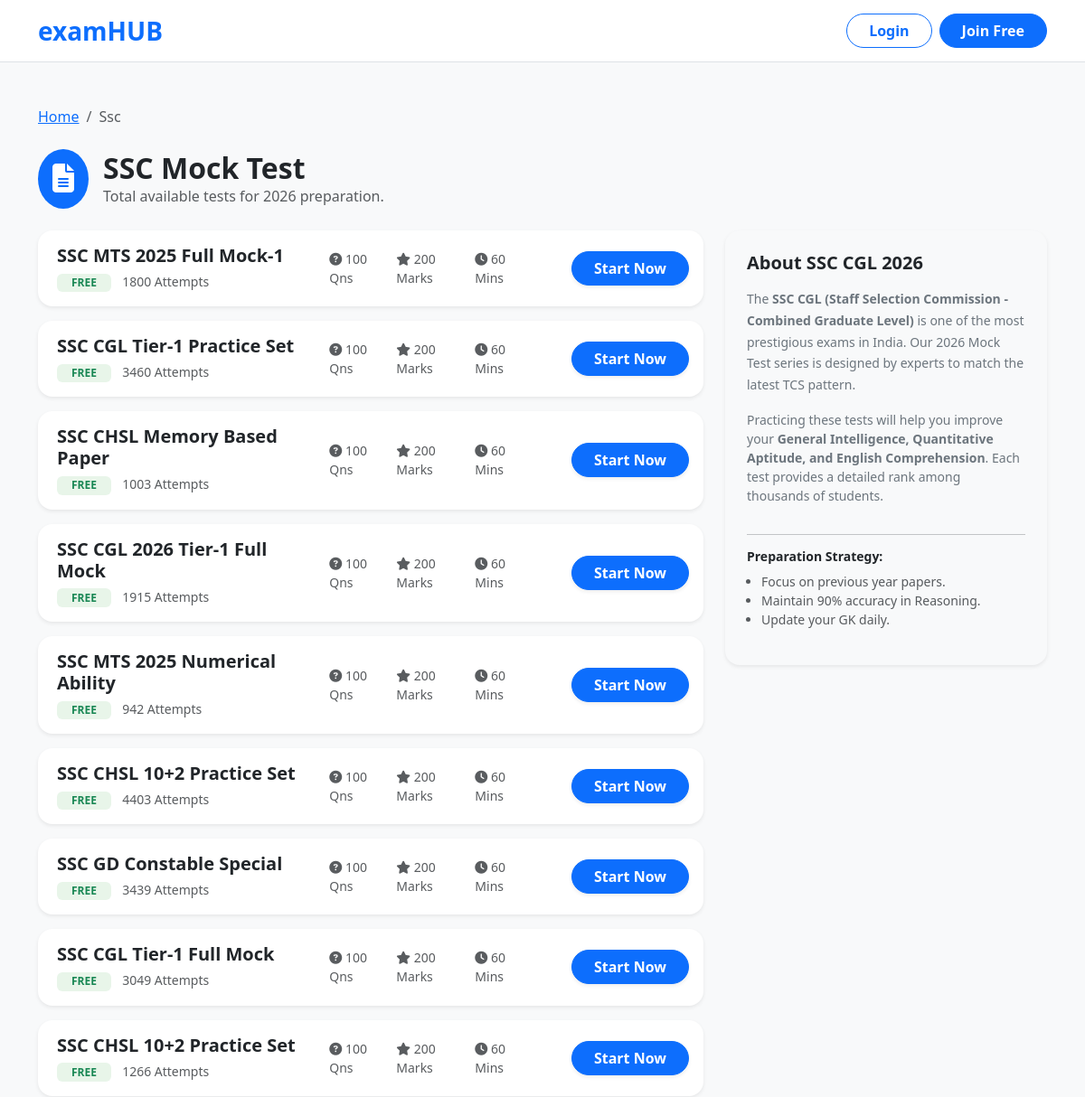
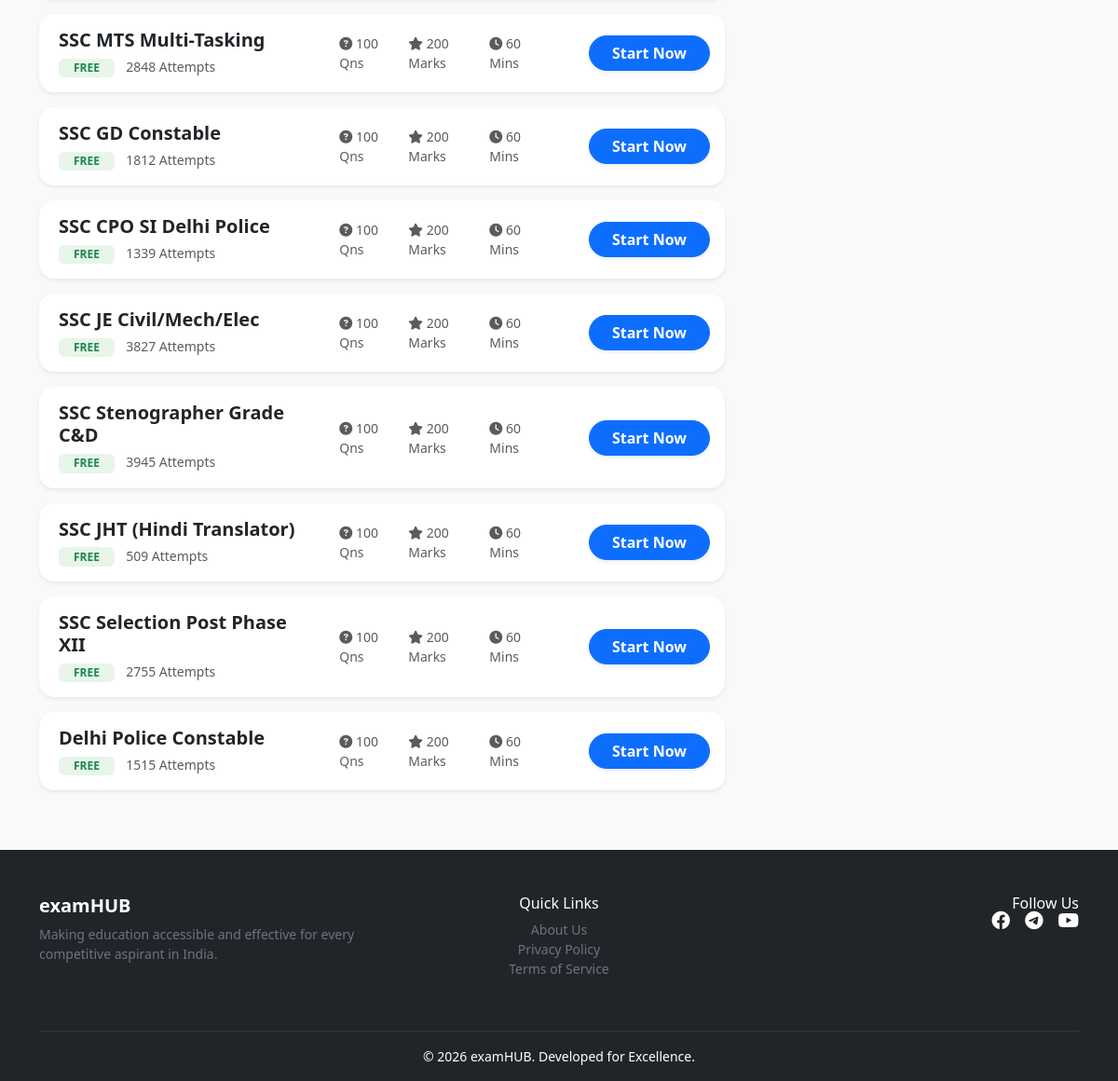
/exam/view-mocks.php?cat=ssc, run on the app's committed database (2 pictures, top to bottom).
### tables this page shows
CREATE TABLE `categories` (
  `id` int(11) NOT NULL,
  `category_name` varchar(255) NOT NULL,
  `category_slug` varchar(255) NOT NULL
);

CREATE TABLE `mocks` (
  `id` int(11) NOT NULL,
  `category_id` int(11) DEFAULT NULL,
  `mock_title` varchar(255) NOT NULL,
  `total_questions` int(11) DEFAULT 100,
  `max_marks` int(11) DEFAULT 100,
  `time_minutes` int(11) DEFAULT 60,
  `attempts_count` int(11) DEFAULT 0,
  `is_new` tinyint(1) DEFAULT 1
);

### exam/view-mocks.php (the view, shortened to what this page needs)
<?php
include_once('../includes/header.php');
include_once('../includes/db_connect.php');
$cat_slug = isset($_GET['cat']) ? mysqli_real_escape_string($conn, $_GET['cat']) : '';
$cat_query = "SELECT * FROM categories WHERE category_slug = '$cat_slug'";
$cat_res = mysqli_query($conn, $cat_query);
$category = mysqli_fetch_assoc($cat_res);
?>
<div class="container my-5">
    <nav aria-label="breadcrumb">
      <ol class="breadcrumb mb-4">
        <li class="breadcrumb-item"><a href="index.php">Home</a></li>
        <li class="breadcrumb-item active text-capitalize"><?php echo str_replace('-', ' ', $cat_slug); ?></li>
      </ol>
    </nav>
    <div class="d-flex align-items-center mb-4">
        <div class="bg-primary text-white rounded-circle p-3 me-3">
            <i class="fas fa-file-alt fa-2x"></i>
        </div>
        <div>
            <h2 class="fw-bold mb-0 text-capitalize"><?php echo $category['category_name']; ?> Mock Test</h2>
            <p class="text-muted mb-0">Total available tests for 2026 preparation.</p>
        </div>
    </div>
    <div class="row g-4">
        <div class="col-lg-8">
            <?php
            $cat_id = $category['id'];
            $mocks_sql = "SELECT * FROM mocks WHERE category_id = '$cat_id'";
            $mocks_res = mysqli_query($conn, $mocks_sql);
            if(mysqli_num_rows($mocks_res) > 0) {
                while($mock = mysqli_fetch_assoc($mocks_res)) {
                    ?>
                    <div class="card border-0 shadow-sm rounded-4 mb-3 p-3 test-list-card">
                        <div class="row align-items-center">
                            <div class="col-md-5">
                                <h5 class="fw-bold mb-1"><?php echo $mock['mock_title']; ?></h5>
                                <span class="badge bg-success-soft text-success small px-3">FREE</span>
                                <span class="text-muted small ms-2"><?php echo rand(500, 5000); ?> Attempts</span>
                            </div>
                            <div class="col-md-4">
                                <div class="d-flex text-muted small gap-3">
                                    <div><i class="fas fa-question-circle"></i> 100 Qns</div>
                                    <div><i class="fas fa-star"></i> 200 Marks</div>
                                    <div><i class="fas fa-clock"></i> 60 Mins</div>
                                </div>
                            </div>
                            <div class="col-md-3 text-end">
                                <a href="take_test.php?id=<?php echo $mock['id']; ?>" class="btn btn-primary rounded-pill px-4 fw-bold shadow-sm">Start Now</a>
                            </div>
                        </div>
                    </div>
                    <?php
                }
            } else {
                echo "<div class='alert alert-info'>No tests uploaded for this category yet.</div>";
            }
            ?>
        </div>
        <div class="col-lg-4">
            <div class="card border-0 shadow-sm rounded-4 p-4 bg-light">
                <h5 class="fw-bold mb-3">About SSC CGL 2026</h5>
                <p class="small text-secondary" style="line-height: 1.7;">
                    The <strong>SSC CGL (Staff Selection Commission - Combined Graduate Level)</strong> is one of the most prestigious exams in India. Our 2026 Mock Test series is designed by experts to match the latest TCS pattern.
                </p>
                <p class="small text-secondary">
                    Practicing these tests will help you improve your <strong>General Intelligence, Quantitative Aptitude, and English Comprehension</strong>. Each test provides a detailed rank among thousands of students.
                </p>
                <hr>
                <h6 class="fw-bold small">Preparation Strategy:</h6>
                <ul class="small text-muted ps-3">
                    <li>Focus on previous year papers.</li>
                    <li>Maintain 90% accuracy in Reasoning.</li>
                    <li>Update your GK daily.</li>
                </ul>
            </div>
        </div>
    </div>
</div>
<?php include_once('../includes/footer.php'); ?>

### includes/header.php (shortened to what this page needs)
<!DOCTYPE html>
<html lang="en">
<head>
    <link href="https://cdn.jsdelivr.net/npm/bootstrap@5.3.0/dist/css/bootstrap.min.css" rel="stylesheet">
    <link rel="stylesheet" href="https://cdnjs.cloudflare.com/ajax/libs/font-awesome/6.4.0/css/all.min.css">
    <link rel="stylesheet" href="<?php echo BASE_URL; ?>assets/css/main.css">
</head>
<body>
<?php
$userInitials = "";
?>
<nav class="navbar navbar-expand-lg navbar-light bg-white border-bottom sticky-top">
    <div class="container">
        <a class="navbar-brand fw-bold text-primary fs-3" href="/examHUB/index.php">examHUB</a>
        <div class="ms-auto d-flex align-items-center">
            <?php if(isset($_SESSION['user_id'])): ?>
                <div class="dropdown">
                    <div class="profile-dp shadow-sm" id="profileDropdown" data-bs-toggle="dropdown" aria-expanded="false" style="cursor: pointer;">
                        <?php echo strtoupper(substr($userInitials, 0, 2)); ?>
                    </div>
                    <ul class="dropdown-menu dropdown-menu-end shadow border-0 mt-2 p-2" style="border-radius: 15px; min-width: 220px;">
                        <li class="p-3 text-center border-bottom mb-2">
                            <div class="profile-dp-large mx-auto mb-2"><?php echo strtoupper(substr($userInitials, 0, 2)); ?></div>
                            <h6 class="mb-0 fw-bold"><?php echo $_SESSION['user_name']; ?></h6>
                            <small class="text-muted">ID: #<?php echo $_SESSION['user_id']; ?></small>
                        </li>
                        <li><a class="dropdown-item rounded-3 py-2" href="/examHUB/my-results.php"><i class="fas fa-poll me-2 text-primary"></i> My Results</a></li>
                        <li><a class="dropdown-item rounded-3 py-2" href="#"><i class="fas fa-user-edit me-2 text-primary"></i> Edit Profile</a></li>
                        <li><hr class="dropdown-divider"></li>
                        <li><a class="dropdown-item rounded-3 py-2 text-danger" href="/examHUB/auth/logout.php"><i class="fas fa-sign-out-alt me-2"></i> Sign Out</a></li>
                    </ul>
                </div>
            <?php else: ?>
                <a href="/examHUB/auth/login.php" class="btn btn-outline-primary rounded-pill px-4 me-2 fw-bold">Login</a>
                <a href="/examHUB/auth/login.php" class="btn btn-primary rounded-pill px-4 fw-bold">Join Free</a>
            <?php endif; ?>
        </div>
    </div>
</nav>

### includes/footer.php (shortened to what this page needs)
<footer class="bg-dark text-white pt-5 pb-3 mt-5">
    <div class="container">
        <div class="row">
            <div class="col-md-4 mb-4">
                <h5 class="fw-bold"><?php echo SITE_NAME; ?></h5>
                <p class="small text-secondary">Making education accessible and effective for every competitive aspirant in India.</p>
            </div>
            <div class="col-md-4 mb-4 text-center">
                <h6>Quick Links</h6>
                <ul class="list-unstyled small">
                    <li><a href="#" class="text-secondary text-decoration-none">About Us</a></li>
                    <li><a href="#" class="text-secondary text-decoration-none">Privacy Policy</a></li>
                    <li><a href="#" class="text-secondary text-decoration-none">Terms of Service</a></li>
                </ul>
            </div>
            <div class="col-md-4 mb-4 text-end">
                <h6>Follow Us</h6>
                <div class="d-flex justify-content-end gap-3 mt-2">
                    <i class="fab fa-facebook fa-lg"></i>
                    <i class="fab fa-telegram fa-lg"></i>
                    <i class="fab fa-youtube fa-lg"></i>
                </div>
            </div>
        </div>
        <hr class="border-secondary">
        <p class="text-center small mb-0">&copy; <?php echo date('Y'); ?> examHUB. Developed for Excellence.</p>
    </div>
</footer>
</body>
</html>

### assets/css/main.css (style rules this page uses)
:root { --primary-color: #0056b3; --secondary-color: #6c757d; --accent-color: #ff8800; }
body { background-color: #f8f9fa; font-family: 'Segoe UI', Tahoma, Geneva, Verdana, sans-serif; }
.card { border-radius: 12px; transition: transform 0.2s ease-in-out; }

### exam/view-mocks.php (style rules this page uses)
.bg-success-soft { background-color: #e8f5e9; }
.test-list-card { transition: transform 0.2s; border-left: 5px solid transparent !important; }

### data on the page
categories: category_name "SSC"
mocks: mock_title "SSC MTS 2025 Full Mock-1"
mocks: mock_title "SSC CGL Tier-1 Practice Set"
mocks: mock_title "SSC CHSL Memory Based Paper"
mocks: mock_title "SSC CGL 2026 Tier-1 Full Mock"
mocks: mock_title "SSC MTS 2025 Numerical Ability"
mocks: mock_title "SSC CHSL 10+2 Practice Set"
mocks: mock_title "SSC GD Constable Special"
mocks: mock_title "SSC CGL Tier-1 Full Mock"
mocks: mock_title "SSC CHSL 10+2 Practice Set"
mocks: mock_title "SSC MTS Multi-Tasking"
mocks: mock_title "SSC GD Constable"
mocks: mock_title "SSC CPO SI Delhi Police"
mocks: mock_title "SSC JE Civil/Mech/Elec"
mocks: mock_title "SSC Stenographer Grade C&D"
mocks: mock_title "SSC JHT (Hindi Translator)"
mocks: mock_title "SSC Selection Post Phase XII"
mocks: mock_title "Delhi Police Constable"

### other printed values
str_replace('-', ' ', $cat_slug) "Ssc"
SITE_NAME "examHUB"
